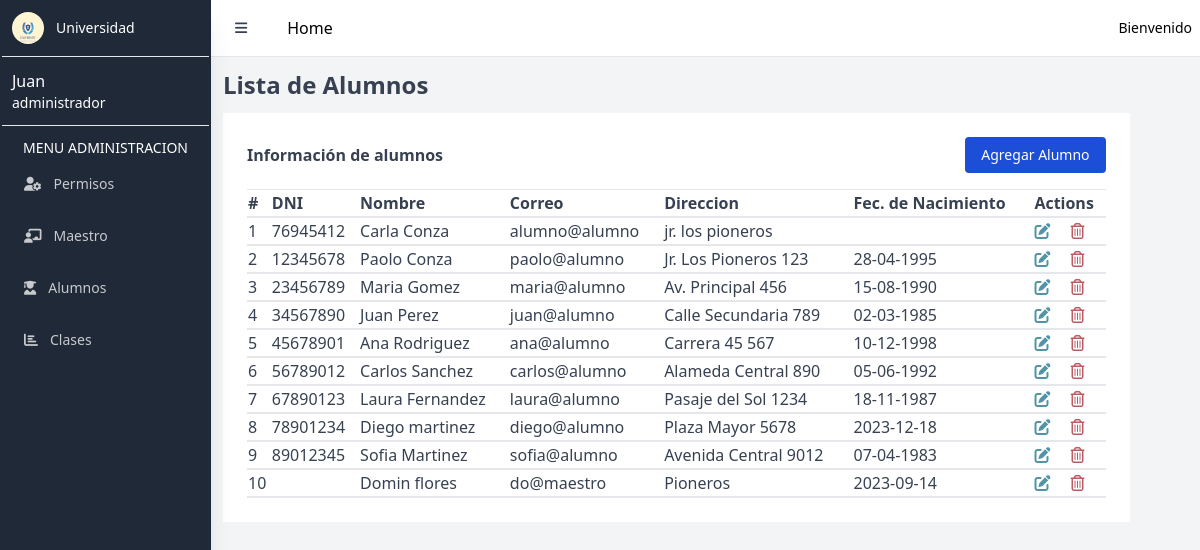
Page /alumnos (signed in) on the committed database.
### tables this page shows
CREATE TABLE `usuarios` (
  `id_usuario` int(11) NOT NULL AUTO_INCREMENT,
  `nombre` varchar(100) DEFAULT NULL,
  `apellido` varchar(100) DEFAULT NULL,
  `dni` varchar(20) DEFAULT NULL,
  `fecha_nacimiento` varchar(50) DEFAULT NULL,
  `direccion` varchar(200) DEFAULT NULL,
  `correo` varchar(220) DEFAULT NULL,
  `contrasena` varchar(255) DEFAULT NULL,
  `rol_id` int(11) DEFAULT NULL,
  `clase_id` int(11) DEFAULT NULL,
  PRIMARY KEY (`id_usuario`),
  UNIQUE KEY `correo` (`correo`),
  KEY `rol_id` (`rol_id`),
  KEY `clase_id` (`clase_id`),
  CONSTRAINT `usuarios_ibfk_1` FOREIGN KEY (`rol_id`) REFERENCES `roles` (`id_rol`),
  CONSTRAINT `usuarios_ibfk_2` FOREIGN KEY (`clase_id`) REFERENCES `clases` (`id`)
);

### Controllers/admin/AlumnoController.php (called while the page is built, shortened)
<?php
require_once $_SERVER["DOCUMENT_ROOT"] . "/Models/Model.php";
class AlumnoController
{
    protected $model;
    public function __construct()
    {
        $this->model = new User();
    }
    public function index()
    {
        $alumnos = $this->model->where("rol_id", "=", 3);
        include $_SERVER["DOCUMENT_ROOT"] . "/views/admin/readAlumno.php";
    }
}

### Models/Model.php (called while the page is built, shortened)
<?php
class Model
{
    private $db;
    protected $table;
    public function __construct()
    {
        $config = include($_SERVER["DOCUMENT_ROOT"] . "/config/database.php");
        try {
            $this->db = new mysqli(
                $config["host"],
                $config["username"],
                $config["password"],
                $config["dbname"]
            );
        } catch (mysqli_sql_exception $e) {
            echo "Error: " . $e->getMessage();
        }
    }
    public function where($column, $operator, $value)
    {
        $res = $this->db->query("select * from {$this->table} where $column $operator '$value'");
        $data = $res->fetch_all(MYSQLI_ASSOC);
        return $data;
    }
}

### config/database.php (called while the page is built)
<?php
return [
    "host" => "localhost",
    "dbname" => "university_db",
    "username" => "root",
    "password" => ""
];

### views/admin/readAlumno.php (the view, shortened to what this page needs)
<!DOCTYPE html>
<html lang="en">
<head>
    <link href="/public/output.css" rel="stylesheet">
</head>
<body>
    <main class="flex bg-gray-100">
        <aside class="bg-gray-800 relative h-screen w-72 md:w-64 hidden sm:block shadow-xl">
            <div class="p-3 flex items-center">
                <img class="h-8 w-8 rounded-full" src="/assets/logo.jpg" alt="">
                <p class="text-white text-sm font-light ml-3">Universidad</p>
            </div>
            <hr class="mx-0.5">
            <div class="p-3">
                <?php
                $user = $_SESSION["user"];
                echo '<p class="text-white">' . $user["nombre"] . '</p>';
                ?>
                <p class="text-white text-sm">administrador</p>
            </div>
            <hr class="mx-0.5">
            <nav class="text-white text-sm pt-3">
                <p class="text-center">MENU ADMINISTRACION</p>
                <a href="/permisos" class="flex items-center text-white opacity-75 hover:opacity-100 py-4 pl-6">
                    <i class="fa-solid fa-user-gear mr-3"></i>
                    Permisos
                </a>
                <a href="/maestros" class="flex items-center text-white opacity-75 hover:opacity-100 py-4 pl-6">
                    <i class="fa-solid fa-chalkboard-user mr-3"></i>
                    Maestro
                </a>
                <a href="/alumnos" class="flex items-center text-white opacity-75 hover:opacity-100 py-4 pl-6">
                    <i class="fa-solid fa-user-graduate mr-3"></i>
                    Alumnos
                </a>
                <a href="/clases" class="flex items-center text-white opacity-75 hover:opacity-100 py-4 pl-6">
                    <i class="fa-solid fa-chart-bar mr-3"></i>
                    Clases
                </a>
            </nav>
        </aside>
        <div class="w-full flex flex-col h-screen">
            <nav class="bg-white">
                <div class="relative flex items-center justify-between h-10 m-2">
                    <div class="flex-1 flex items-center justify-center sm:justify-start">
                        <button id="sidebarBtn" class="px-4 py-2 text-gray-700 text-sm rounded-lg hover:bg-gray-200">
                            <i class="fas fa-bars"></i>
                        </button>
                        <a class="ml-6" href="/dashboard">Home</a>
                    </div>
                    <div class="absolute inset-y-0 right-0 flex items-center pr-2 sm:static sm:inset-auto sm:ml-6 sm:pr-0">
                        <div class="ml-3 relative">
                            <div>
                                <button type="button" class="flex text-sm rounded-full" id="profileBtn">
                                    <p>Bienvenido</p>
                                </button>
                            </div>
                        </div>
                    </div>
                </div>
            </nav>
            <div class="w-full border-t flex flex-col">
                <h2 class="text-gray-700 m-3 font-semibold text-2xl">Lista de Alumnos</h2>
                <div class="w-11/12 flex-grow p-6 text-gray-700 bg-white mx-3">
                    <div class="flex justify-between items-center mb-4">
                        <p class="font-semibold">Información de alumnos</p>
                        <button data-modal-target="authentication-modal" data-modal-toggle="authentication-modal" class="block text-white bg-blue-700 hover:bg-blue-800 focus:ring-2 focus:outline-none focus:ring-blue-300 font-normal rounded text-sm px-4 py-2 text-center" type="button">
                            Agregar Alumno
                        </button>
                    </div>
                    <hr>
                    <table class="min-w-full">
                        <thead>
                            <tr>
                                <th class="text-left">#</th>
                                <th class="text-left">DNI</th>
                                <th class="text-left">Nombre</th>
                                <th class="text-left">Correo</th>
                                <th class="text-left">Direccion</th>
                                <th class="text-left">Fec. de Nacimiento</th>
                                <th class="text-left">Actions</th>
                            </tr>
                        </thead>
                        <tbody>
                            <?php
                            $counter = 1;
                            foreach ($alumnos as $alumno) {
                            ?>
                                <tr class="border-y-2 ">
                                    <td><?= $counter++ ?></td>
                                    <td><?= $alumno["dni"] ?></td>
                                    <td><?= $alumno["nombre"], " " . $alumno["apellido"] ?></td>
                                    <td><?= $alumno["correo"] ?></td>
                                    <td><?= $alumno["direccion"] ?></td>
                                    <td><?= $alumno["fecha_nacimiento"] ?></td>
                                    <td class="flex">
                                        <a data-modal-target="authentication-modal2" data-modal-toggle="authentication-modal2" class="mr-5" href="/alumnos/edit?id=<?= $alumno["id_usuario"]?>"><i class="fa-solid fa-pen-to-square" style="color: #5094a6;"></i></a>
                                        <form action="/alumnos/delete" method="post">
                                            <button type="submit"><i class="fa-regular fa-trash-can" style="color: #bc5c65;"></i></button>
                                        </form>
                                    </td>
                                </tr>
                            <?php
                            }
                            ?>
                        </tbody>
                    </table>
                </div>
            </div>
        </div>
    </main>
</body>
</html>

### rows in the picture
usuarios: nombre "Juan", dni "34567890", apellido "Perez", correo "juan@alumno", direccion "Calle Secundaria 789", fecha_nacimiento "02-03-1985"
usuarios: dni "76945412", nombre "Carla", apellido "Conza", correo "alumno@alumno", direccion "jr. los pioneros"
usuarios: dni "12345678", nombre "Paolo", apellido "Conza", correo "paolo@alumno", direccion "Jr. Los Pioneros 123", fecha_nacimiento "28-04-1995"
usuarios: dni "23456789", nombre "Maria", apellido "Gomez", correo "maria@alumno", direccion "Av. Principal 456", fecha_nacimiento "15-08-1990"
usuarios: dni "45678901", nombre "Ana", apellido "Rodriguez", correo "ana@alumno", direccion "Carrera 45 567", fecha_nacimiento "10-12-1998"
usuarios: dni "56789012", nombre "Carlos", apellido "Sanchez", correo "carlos@alumno", direccion "Alameda Central 890", fecha_nacimiento "05-06-1992"
usuarios: dni "67890123", nombre "Laura", apellido "Fernandez", correo "laura@alumno", direccion "Pasaje del Sol 1234", fecha_nacimiento "18-11-1987"
usuarios: dni "78901234", nombre "Diego", apellido "martinez", correo "diego@alumno", direccion "Plaza Mayor 5678", fecha_nacimiento "2023-12-18"
usuarios: dni "89012345", nombre "Sofia", apellido "Martinez", correo "sofia@alumno", direccion "Avenida Central 9012", fecha_nacimiento "07-04-1983"
usuarios: nombre "Domin", apellido "flores", correo "do@maestro", direccion "Pioneros", fecha_nacimiento "2023-09-14"
